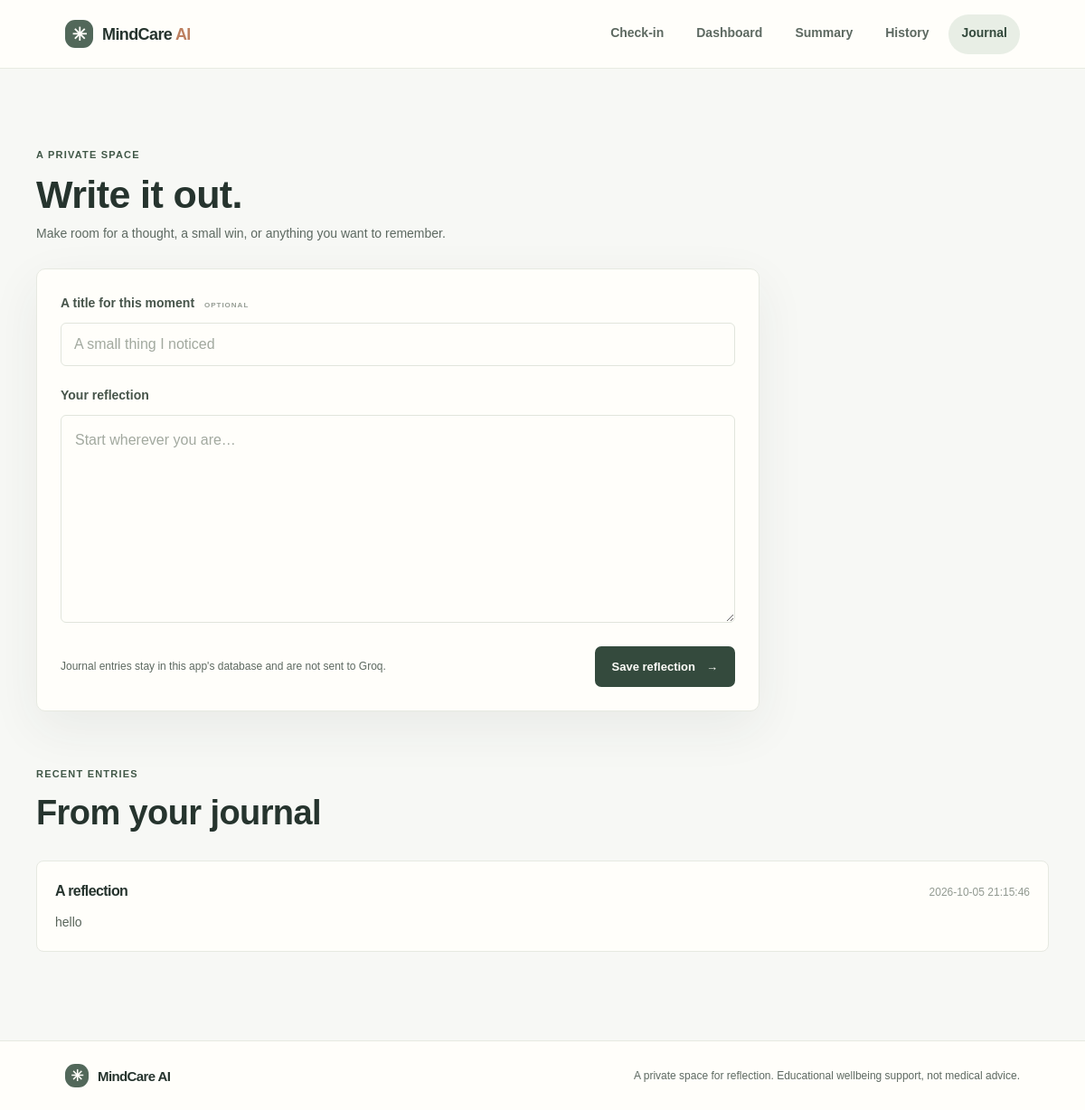
Page /journal on the committed database.
### tables this page shows
CREATE TABLE journal (
            id INTEGER PRIMARY KEY AUTOINCREMENT,
            timestamp TEXT NOT NULL,
            title TEXT,
            content TEXT NOT NULL
        );

### app.py (the view)
@app.get("/journal", response_class=HTMLResponse)
async def journal_page(request: Request):
    conn = sqlite3.connect(DB_PATH)
    df = pd.read_sql_query(
        "SELECT * FROM journal ORDER BY id DESC LIMIT 30", conn
    )
    conn.close()
    return templates.TemplateResponse(
        "journal.html",
        {"request": request, "page": "journal", "entries": df.to_dict("records")}
    )

### templates/journal.html (shortened to what this page needs)
<!DOCTYPE html>
<html lang="en">
<head>
    <link rel="stylesheet" href="{{ url_for('static', path='style.css') }}">
</head>
<body>
{% include "partials/header.html" %}
<main id="main-content" class="content-section wrap page-main" tabindex="-1">
    <div class="page-heading"><div><span class="eyebrow">A PRIVATE SPACE</span><h1>Write it out.</h1><p>Make room for a thought, a small win, or anything you want to remember.</p></div></div>
    <form class="panel journal-form" action="/journal" method="post">
        <label for="title">A title for this moment <span class="optional-label">OPTIONAL</span></label>
        <input id="title" name="title" maxlength="120" placeholder="A small thing I noticed">
        <label for="content">Your reflection</label>
        <textarea id="content" name="content" maxlength="10000" required placeholder="Start wherever you are…"></textarea>
        <div class="form-footer"><small>Journal entries stay in this app's database and are not sent to Groq.</small><button class="button button-dark" type="submit">Save reflection <span aria-hidden="true">→</span></button></div>
    </form>
    {% if entries %}
    <section class="journal-list"><div class="section-heading left-heading"><span class="eyebrow">RECENT ENTRIES</span><h2>From your journal</h2></div>
        {% for entry in entries %}
        <article class="journal-entry"><div class="journal-entry-top"><h3>{{ entry.title or "A reflection" }}</h3><time>{{ entry.timestamp }}</time></div><p>{{ entry.content }}</p></article>
        {% endfor %}
    </section>
    {% endif %}
</main>
{% include "partials/footer.html" %}
</body>
</html>

### static/style.css (style rules this page uses)
:root { color-scheme: light; --ink: #26342e; --muted: #727d75; --paper: #f7f8f5; --white: #fffefa; --line: #e6e9e1; --green: #52685a; --green-dark: #344a3d; --sage: #e8eee5; --clay: #bd8060; --shadow: 0 18px 55px rgba(48, 62, 51, .07); font-family: "DM Sans", Arial, sans-serif; }
* { box-sizing: border-box; }
html { scroll-behavior: smooth; }
body { margin: 0; background: var(--paper); color: var(--ink); line-height: 1.65; }
button, input, textarea { font: inherit; }
button, a { -webkit-tap-highlight-color: transparent; }
.wrap { width: min(1120px, calc(100% - 48px)); margin-inline: auto; }
.eyebrow { display: inline-flex; align-items: center; gap: 8px; color: var(--green); font-size: 10px; font-weight: 700; letter-spacing: 1.75px; }
h1, h2, h3, p { margin-top: 0; }
h1, h2, h3 { font-family: "Manrope", "DM Sans", sans-serif; letter-spacing: -.6px; }
.button { min-height: 46px; display: inline-flex; justify-content: center; align-items: center; gap: 12px; border: 1px solid transparent; border-radius: 7px; padding: 11px 18px; font-size: 13px; font-weight: 700; cursor: pointer; transition: transform .18s ease, background .18s ease, border-color .18s ease; }
.button-dark { color: #fffefa; background: var(--green-dark); }
.content-section { padding-top: 81px; padding-bottom: 86px; }
.section-heading { margin: 0 auto 28px; text-align: center; }
.section-heading h2 { margin: 8px 0 5px; font-size: clamp(28px, 4vw, 38px); line-height: 1.25; }
.section-heading p, .page-heading p { margin-bottom: 0; color: var(--muted); font-size: 14px; }
.checkin-card, .panel, .result-card { border: 1px solid var(--line); border-radius: 10px; background: var(--white); box-shadow: var(--shadow); }
.checkin-card label, .journal-form label { display: block; margin-bottom: 10px; color: #46544a; font-size: 13px; font-weight: 700; }
textarea, input { width: 100%; border: 1px solid #e1e5dc; border-radius: 6px; outline: 0; color: var(--ink); background: #fffefa; transition: border-color .18s ease, box-shadow .18s ease; }
textarea { min-height: 165px; resize: vertical; padding: 14px 15px; }
input { height: 48px; padding: 0 14px; }
textarea::placeholder, input::placeholder { color: #a2a99f; }
.form-footer { display: flex; align-items: center; justify-content: space-between; gap: 20px; margin-top: 17px; }
.form-footer small { max-width: 470px; color: var(--muted); font-size: 10px; line-height: 1.5; }
.page-main { min-height: calc(100vh - 155px); }
.page-heading { display: flex; align-items: flex-end; justify-content: space-between; gap: 20px; margin-bottom: 27px; }
.page-heading h1 { margin: 7px 0 5px; font-size: clamp(32px, 4vw, 43px); line-height: 1.2; }
.panel { padding: 23px; }
.journal-form { max-width: 800px; padding: 26px; }
.journal-form label:not(:first-child) { margin-top: 21px; }
.journal-form textarea { min-height: 230px; }
.optional-label { margin-left: 7px; color: #969d94; font-size: 8px; letter-spacing: 1px; }
.journal-list { margin-top: 55px; }
.section-heading.left-heading { text-align: left; }
.journal-entry { margin: 12px 0; padding: 20px; border: 1px solid var(--line); border-radius: 8px; background: var(--white); }
.journal-entry-top { display: flex; align-items: baseline; justify-content: space-between; gap: 12px; }
.journal-entry h3 { margin: 0; font-size: 16px; }
.journal-entry time { color: #929a91; font-size: 10px; }
.journal-entry p { margin: 10px 0 0; color: #59655b; font-size: 13px; white-space: pre-wrap; }
:root { --muted: #5d6961; }
body { font-size: 16px; }
.eyebrow { color: #405747; font-size: 11px; letter-spacing: 1.2px; }
main[id] { scroll-margin-top: 90px; }
.notice p, .hero-note, .form-footer small, .confidence small, .way-card p, .way-link, .site-footer p, .stat-foot, .empty-state, .summary-promo-copy p, .muted, .journal-entry time, .summary-privacy { font-size: 12px; }
.checkin-card label, .journal-form label, .support-note p, .distribution-label, th, td, .history-message, .journal-entry p { font-size: 14px; }
.nav-links a, .button, .way-card { min-height: 44px; }

### rows in the picture
journal: title "A reflection", timestamp "2026-10-05 21:15:46", content "hello"
